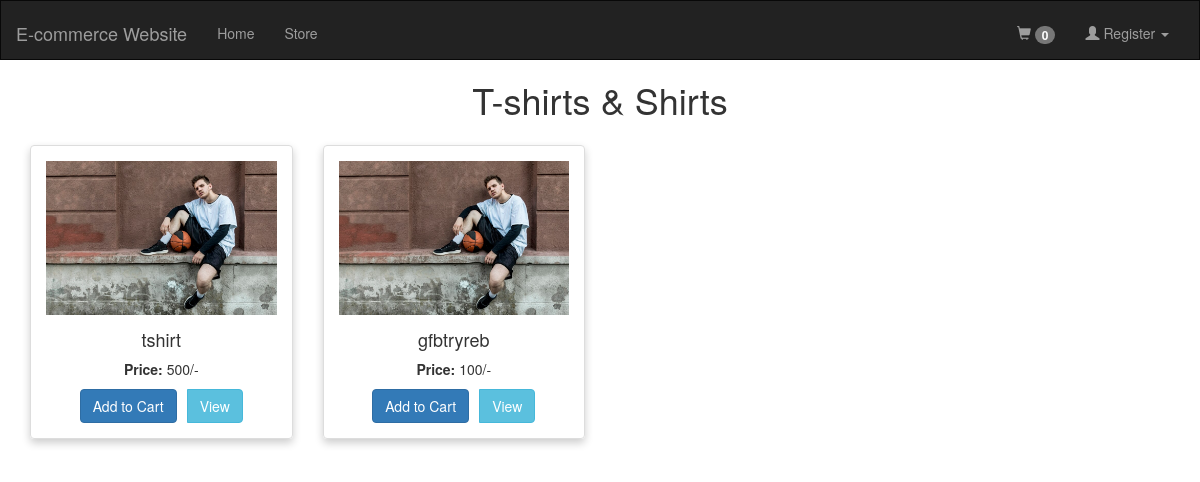
/male/tshirts-shirts/, run on the app's committed database.
### app/models.py (models this page shows, shortened)
class ProductCategory(models.Model):
    category=models.ForeignKey(Category,on_delete=models.CASCADE)
    product_category=models.CharField(max_length=100)

class Product(models.Model):
    category=models.ForeignKey(Category,on_delete=models.CASCADE)
    product=models.ForeignKey(ProductCategory,on_delete=models.CASCADE)
    name=models.CharField(max_length=100)
    description=models.TextField()
    price=models.IntegerField()
    image=models.ImageField(upload_to='images/',validators=[FileExtensionValidator(['png','jpg','jpeg'])])

### app/views.py (the view)
# urls.py: path('male/tshirts-shirts/', product_category_view, {'subcategory': 'T-shirts & Shirts'}, name='male_tshirts_shirts'),
def product_category_view(request, subcategory):
    products = Product.objects.filter(product__product_category=subcategory)
    context = {
        'subcategory': subcategory,
        'products': products
    }
    return render(request, 'app/product.html', context)

### app/context_processors.py (called while the page is built)
def cart_count(request):
    if request.user.is_authenticated:
        count = Cart.objects.filter(user=request.user).count()
    else:
        count = 0
    return {'cart_count': count}

### app/templates/app/product.html (shortened to what this page needs)
{% extends 'base.html' %}
{% load static %}
{% block body %}
<h1 align="center">{{subcategory}}</h1>
<div class="container">
    <div class="row">
        {% for product in products %}
        <div class="col-md-3">
            <div class="product-card">
                <img src="{{ product.image.url }}" alt="{{ product.name }}">
                <div class="product-details">
                    <h4>{{ product.name }}</h4>
                    <p><strong>Price:</strong> {{ product.price }}/-</p>
                    <div class="btn-group">
                        <form method="post" action="{% url 'add_to_cart' product.id %}" style="display: inline;">
                            <button type="submit" class="btn btn-primary">Add to Cart</button>
                        </form>
                        <button class="btn btn-info" data-toggle="modal" data-target="#exampleModal-{{ product.id }}">View</button>
                    </div>
                </div>
            </div>
        </div>
        {% endfor %}
    </div>
</div>
{% endblock %}

### app/templates/app/product.html (style rules this page uses)
.product-card { border: 1px solid #ddd; border-radius: 4px; padding: 15px; margin: 15px 0; text-align: center; box-shadow: 0 4px 8px 0 rgba(0, 0, 0, 0.2); transition: 0.3s; }
.product-card img { max-width: 100%; height: auto; display: block; margin: 0 auto 15px; }
.product-card .product-details { text-align: center; }
.product-card .btn-group { display: flex; justify-content: center; }
.product-card .btn { margin: 0 5px; }

### data on the page
ProductCategory: product_category "T-shirts & Shirts"
Product: image (picture), name "tshirt", price "500"
Product: image (picture), name "gfbtryreb", price "100"

### other printed values
{{ cart_count }} "0"
